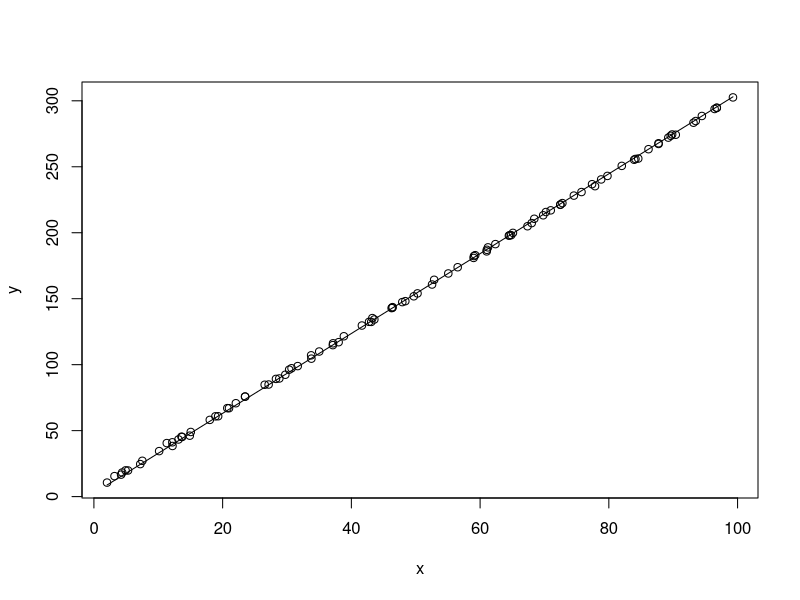

Recreate this plot in R.
#Linear model y = a*x + b  ~Food Web Model
linear <- function(real_a,real_b,num){
  yy <- real_a*x+real_b
  return(yy)
}


num<- 100
x <- runif(num,1,100) # ~Real Body Sizes
# ~Real Parameters
real_a <-3
real_b <-4

# ~Real food web
y <- linear(real_a,real_b,num) 
# ~Stochasticity in the system's biology
noise <- rnorm(num,mean=0,sd=1)
y <- y + noise

x_y <- data.frame(x=x,y=y)
# ~Interactions observed by a human
prob <- 0.3
n_sample <- as.integer(prob*num)
obs <- x_y[sample(nrow(x_y), n_sample), ]

#Paremeter Estimation (ABC)
numm <- 10000
a <- runif(numm,0,5)
b <- runif(numm,0,5)
Q = rep(NA,numm)


for(i in 1:numm)
{
  Q[i] <-  sum(abs(obs[,2]-a[i]*obs[,1]-b[i])) 
}
datta <- data.frame(a=a,b=b)
p_datta <- datta[Q<100,]

meann = colMeans(p_datta)

# ~Estimated Parameters
obs_a <- meann[1]
obs_b <- meann[2]
plot(x,y)
lines(x,obs_a*x+obs_b,type='l')
